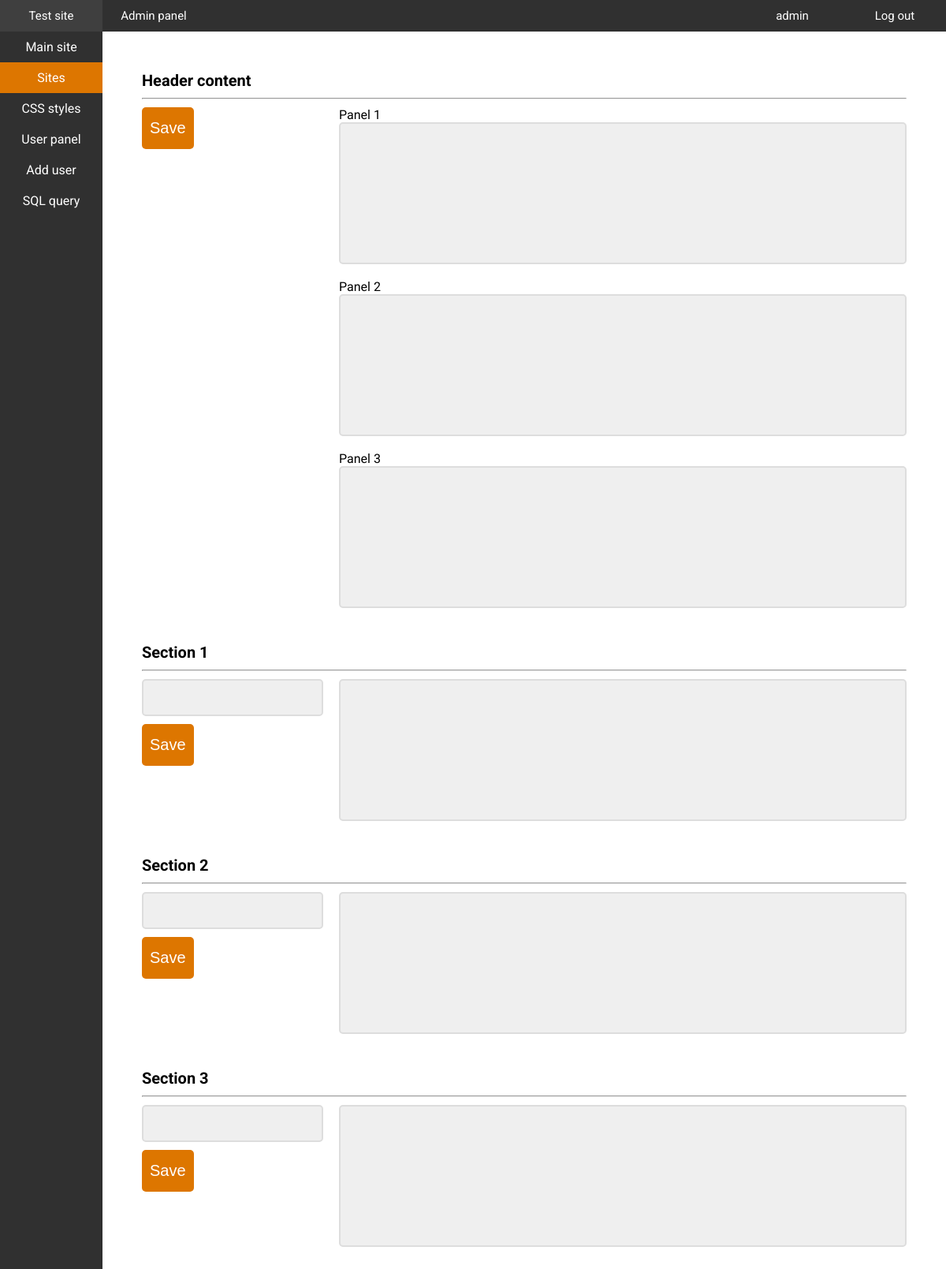
The app's page /administrator/site_panel.php (signed in), older data.
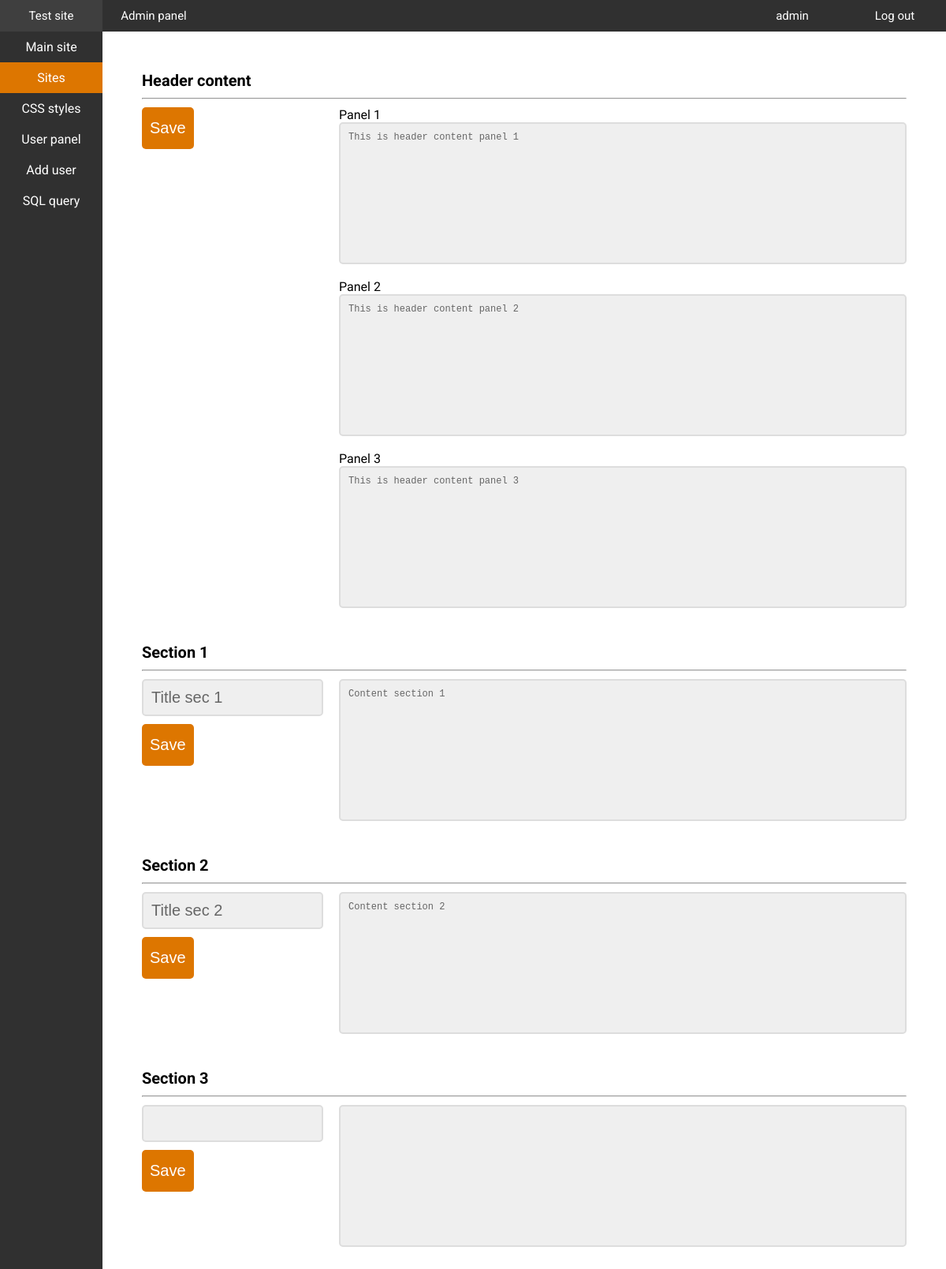
The same page, newer data.
### tables this page shows
CREATE TABLE header_content (
    id INTEGER PRIMARY KEY NOT NULL AUTO_INCREMENT,
    content VARCHAR(10240)
) DEFAULT CHARSET=utf8 COLLATE=utf8_unicode_ci;

CREATE TABLE section_01_content (
    id INTEGER PRIMARY KEY NOT NULL AUTO_INCREMENT,
    title VARCHAR(50),
    content VARCHAR(10240)
) DEFAULT CHARSET=utf8 COLLATE=utf8_unicode_ci;

CREATE TABLE section_02_content (
    id INTEGER PRIMARY KEY NOT NULL AUTO_INCREMENT,
    title VARCHAR(50),
    content VARCHAR(10240)
) DEFAULT CHARSET=utf8 COLLATE=utf8_unicode_ci;

### administrator/get_section_01_content.php (called while the page is built, shortened)
<?php
    require_once "connect.php";
    $connection = @new mysqli($host, $db_user, $db_password, $db_name);
    if ($connection->connect_errno != 0)
    {
        echo "Error: " . $connection->connect_errno;
    }
    else
    {
        if ($result = $connection->query("SELECT * FROM section_01_content WHERE id = 1"))
        {
            $row = $result->fetch_assoc();
            $title_sec_01 = $row['title'];
            $content_sec_01 = $row['content'];
        }
    }
?>

### administrator/get_section_02_content.php (called while the page is built, shortened)
<?php
    require_once "connect.php";
    $connection = @new mysqli($host, $db_user, $db_password, $db_name);
    if ($connection->connect_errno != 0)
    {
        echo "Error: " . $connection->connect_errno;
    }
    else
    {
        if ($result = $connection->query("SELECT * FROM section_02_content WHERE id = 1"))
        {
            $row = $result->fetch_assoc();
            $title_sec_02 = $row['title'];
            $content_sec_02 = $row['content'];
        }
    }
?>

### administrator/get_header_content.php (called while the page is built, shortened)
<?php
    require_once "connect.php";
    $connection = @new mysqli($host, $db_user, $db_password, $db_name);
    if ($connection->connect_errno != 0)
    {
        echo "Error: " . $connection->connect_errno;
    }
    else
    {
        if ($result = $connection->query("SELECT * FROM header_content WHERE id = 1"))
        {
            $row = $result->fetch_assoc();
            $header_content_1 = $row['content'];
        }
        if ($result = $connection->query("SELECT * FROM header_content WHERE id = 2"))
        {
            $row = $result->fetch_assoc();
            $header_content_2 = $row['content'];
        }
        if ($result = $connection->query("SELECT * FROM header_content WHERE id = 3"))
        {
            $row = $result->fetch_assoc();
            $header_content_3 = $row['content'];
        }
    }
?>

### administrator/site_panel.php (the view, shortened to what this page needs)
<!DOCTYPE html>
<html lang="en">
<head>
    <link rel="stylesheet" href="admin_styles/admin_panel.css">
    <link rel="stylesheet" href="admin_styles/top_bar.css">
    <link rel="stylesheet" href="admin_styles/nav_bar.css">
    <link rel="stylesheet" href="admin_styles/sections.css">
    <link rel="stylesheet" href="admin_styles/inputs.css">
</head>
<body>
    <div id="top_bar">
        <div class="top_bar_button left">
            <a href="../index.php">Test site</a>
        </div>
        <div class="top_bar_button left">
            <a href="index.php">Admin panel</a>
        </div>
        <div class="top_bar_button right">
            <a href="logout.php">Log out</a>
        </div>
        <div class="top_bar_button right">
            <a href="user_panel.php">
                <?php echo $_SESSION['user'] . ""; ?>
            </a>
        </div>
    </div>
    <div id="nav_panel">
    <div class="nav_bar_button">
            <a href="admin_panel.php">Main site</a>
        </div>
        <div class="nav_bar_button" style="background-color: #dd7600;">
            <a href="site_panel.php">Sites</a>
        </div>
        <div class="nav_bar_button">
            <a href="css_panel.php">CSS styles</a>
        </div>
        <div class="nav_bar_button">
            <a href="user_panel.php">User panel</a>
        </div>
        <div class="nav_bar_button">
            <a href="add_user_panel.php">Add user</a>
        </div>
        <div class="nav_bar_button">
            <a href="#">SQL query</a>
        </div>
    </div>
    <div id="container">
        <div id="content">
            <form action="post_header_content.php" method="post">
                <div class="section_name">Header content<hr></div>
                <div class="section_left">
                    <input type="submit" value="Save">
                </div>
                <div class="section_right">
                    Panel 1
                    <textarea style="margin-bottom: 15px" name="header_content_1" id=""><?php require_once "get_header_content.php"; echo $header_content_1; ?></textarea>
                    Panel 2
                    <textarea style="margin-bottom: 15px" name="header_content_2" id=""><?php require_once "get_header_content.php"; echo $header_content_2; ?></textarea>
                    Panel 3
                    <textarea  name="header_content_3" id=""><?php require_once "get_header_content.php"; echo $header_content_3; ?></textarea>
                </div>
            </form>
            <form action="post_section_01_content.php" method="post">
                <div class="section_name">Section 1<hr></div>
                <div class="section_left">
                    <input type="text" name="title" value="<?php require_once "get_section_01_content.php"; echo $title_sec_01; ?>">
                    <input type="submit" value="Save">
                </div>
                <div class="section_right">
                    <textarea name="content" id=""><?php require_once "get_section_01_content.php"; echo $content_sec_01; ?></textarea>
                </div>
            </form>
            <form action="post_section_02_content.php" method="post">
                <div class="section_name">Section 2<hr></div>
                <div class="section_left">
                    <input type="text" name="title" value="<?php require_once "get_section_02_content.php"; echo $title_sec_02; ?>">
                    <input type="submit" value="Save">
                </div>
                <div class="section_right">
                    <textarea name="content" id=""><?php require_once "get_section_02_content.php"; echo $content_sec_02; ?></textarea>
                </div>
            </form>
            <form action="post_section_03_content.php" method="post">
                <div class="section_name">Section 3<hr></div>
                <div class="section_left">
                    <input type="text" name="title" value="<?php require_once "get_section_03_content.php"; echo $title_sec_03; ?>">
                    <input type="submit" value="Save">
                </div>
                <div class="section_right">
                <textarea name="content" id=""><?php require_once "get_section_03_content.php"; echo $content_sec_03; ?></textarea>
                </div>
            </form>
        </div>
    </div>
</body>
</html>

### administrator/admin_styles/admin_panel.css (style rules this page uses)
body { height: 100vh; background-color: #ffff; font-family: 'Roboto', sans-serif; margin: 0; padding: 0; }
#container { width: calc(100% - 130px); margin-left: 130px; margin-top: 40px; float: left; box-sizing: border-box; }
#content { margin: 50px; }

### administrator/admin_styles/top_bar.css (style rules this page uses)
#top_bar { width: 100%; height: 40px; top: 0; background-color: #303030; color: #ffffff; box-sizing: border-box; font-size: 15px; line-height: 20px; position: fixed; }
#top_bar a, #top_bar a:link { width: 130px; padding: 10px 0px; display: block; text-align: center; text-decoration: none; color: #ffffff; }
.top_bar_button { box-sizing: border-box; }
.left { float: left; }
.right { float: right; }

### administrator/admin_styles/nav_bar.css (style rules this page uses)
#nav_panel { width: 130px; height: 100%; margin-top: 40px; background-color: #303030; color: #ffffff; position: fixed; }
.nav_bar_button { width: 100%; text-align: center; }
#nav_panel a, #nav_panel a:link { width: 100%; padding: 10px 0; text-decoration: none; color: #ffffff; display: block; }

### administrator/admin_styles/sections.css (style rules this page uses)
.section_left { width: 250px; height: 100%; margin-bottom: 10px; float: left; }
.section_right { width: calc(100% - 250px); height: 100%; margin-bottom: 10px; float: right; }
.section_name { width: 100%; margin-bottom: 10px; font-size: 20px; font-weight: bold; }

### administrator/admin_styles/inputs.css (style rules this page uses)
form { width: 100%; margin-bottom: 30px; display: block; float: left; }
input[type=text], input[type=password], input[type=email] { background-color: #efefef; color: #666666; width: 230px; margin-bottom: 10px; border: 2px solid #dddddd; border-radius: 5px; font-size: 20px; padding: 10px; box-sizing: border-box; outline: none; }
input[type=submit] { width: auto; background-color: #dd7600; font-size: 20px; color: #ffffff; padding: 15px 10px; border: none; border-radius: 5px; cursor: pointer; outline: none; }
textarea { width: 100%; height: 180px; font-size: 12px; background-color: #efefef; color: #666666; border: 2px solid #dddddd; border-radius: 5px; font-size: 20px; padding: 10px; resize: none; box-sizing: border-box; outline: none; resize: none; }
form textarea { font-size: 12px; }

Row changes from the older to the newer data that the page shows:
added header_content: header_content_1 "This is header content panel 1"
added header_content: header_content_2 "This is header content panel 2"
added header_content: header_content_3 "This is header content panel 3"
added section_01_content: title "Title sec 1", content "Content section 1"
added section_02_content: title "Title sec 2", content "Content section 2"
